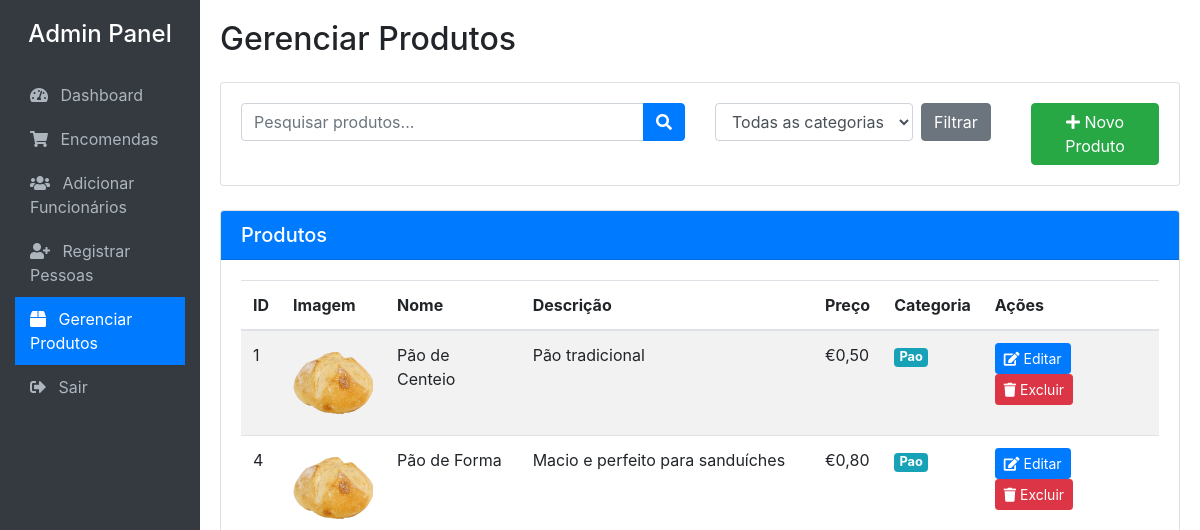
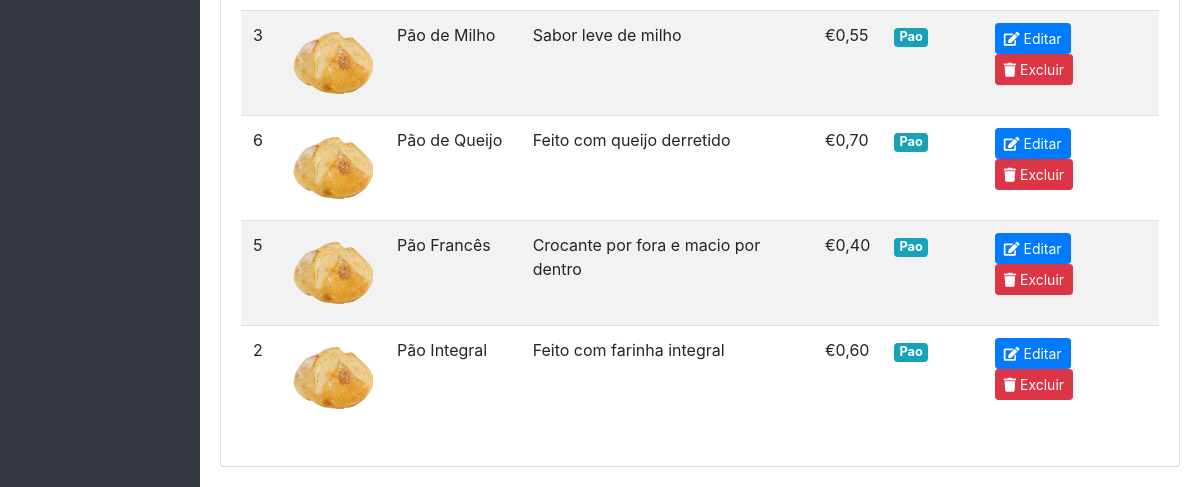
The app's page /admin/produtosg.php (signed in), older data (2 pictures, top to bottom).
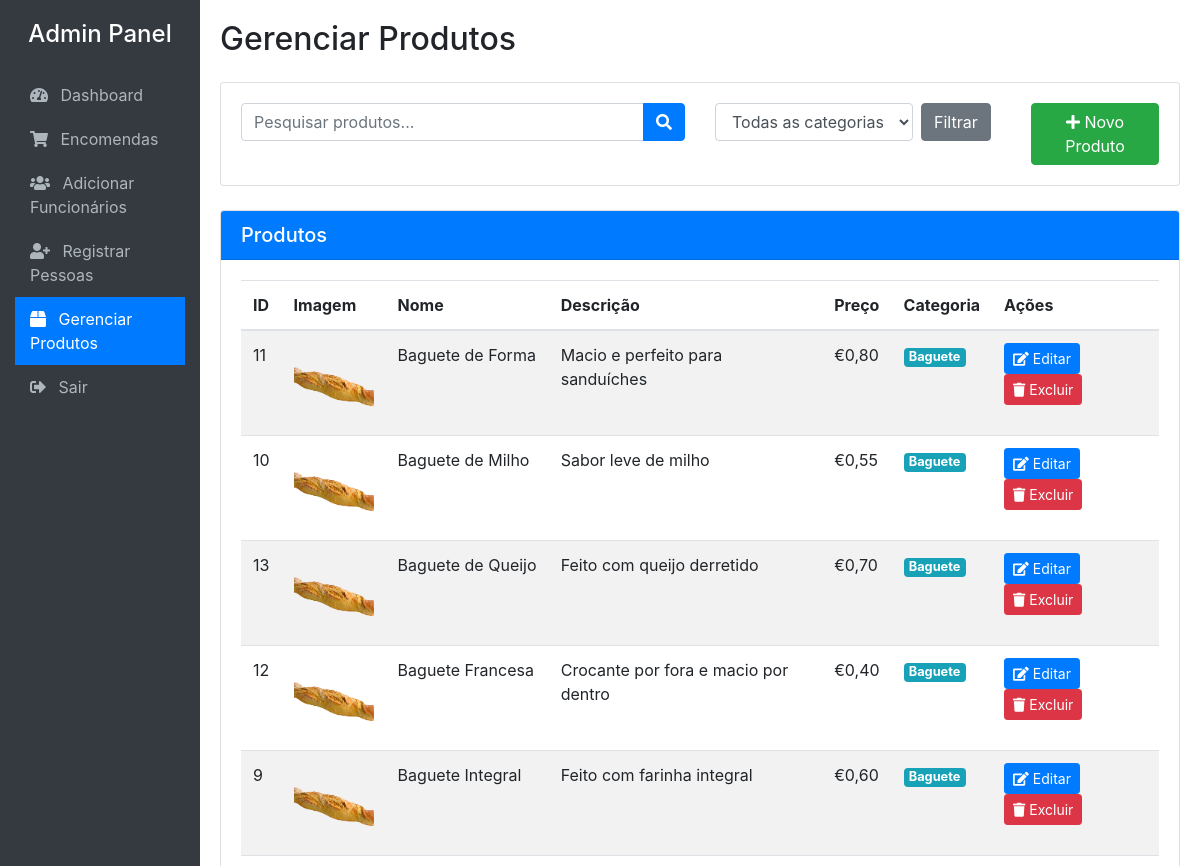
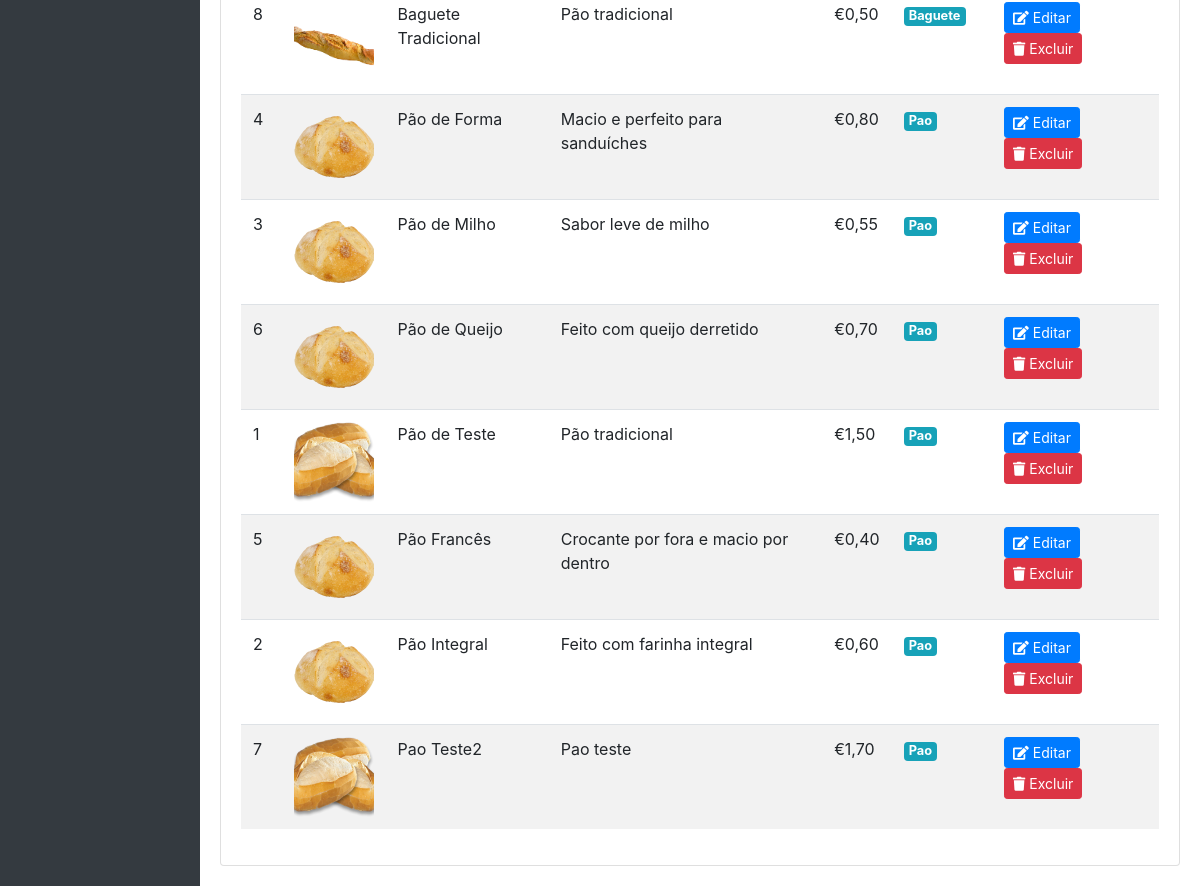
The same page, newer data (2 pictures, top to bottom).
### tables this page shows
CREATE TABLE IF NOT EXISTS `produtos` (
  `id` int(11) NOT NULL AUTO_INCREMENT,
  `nome` varchar(100) NOT NULL,
  `descricao` text DEFAULT NULL,
  `preco` decimal(10,2) NOT NULL,
  `imagem` varchar(255) DEFAULT NULL,
  `categoria` varchar(50) DEFAULT NULL,
  PRIMARY KEY (`id`)
);

### admin/produtosg.php (the view, shortened to what this page needs)
<?php
require_once 'config.php';
$search = '';
$categoria_filtro = '';
$sql = "SELECT * FROM produtos WHERE 1=1";
$sql .= " ORDER BY categoria, nome";
$stmt = $conn->prepare($sql);
$stmt->execute();
$result = $stmt->get_result();
$produtos = $result->fetch_all(MYSQLI_ASSOC);
?>
<!DOCTYPE html>
<html lang="pt">
<head>
    <link rel="stylesheet" href="https://stackpath.bootstrapcdn.com/bootstrap/4.5.2/css/bootstrap.min.css">
    <link rel="stylesheet" href="https://cdnjs.cloudflare.com/ajax/libs/font-awesome/5.15.1/css/all.min.css">
</head>
<body>
    <div class="container-fluid">
        <div class="row">
            <div class="col-md-2 sidebar">
                <h4 class="text-center mb-4">Admin Panel</h4>
                <a href="dashboard.php"><i class="fas fa-tachometer-alt mr-2"></i> Dashboard</a>
                <a href="encomendas.php"><i class="fas fa-shopping-cart mr-2"></i> Encomendas</a>
                <a href="funcionarios.php"><i class="fas fa-users mr-2"></i> Adicionar Funcionários</a>
                <a href="registrar.php"><i class="fas fa-user-plus mr-2"></i> Registrar Pessoas</a>
                <a href="produtosg.php" class="active"><i class="fas fa-box mr-2"></i> Gerenciar Produtos</a>
                <a href="logout.php"><i class="fas fa-sign-out-alt mr-2"></i> Sair</a>
            </div>
            <div class="col-md-10 content">
                <h2 class="mb-4">Gerenciar Produtos</h2>
                <div class="card mb-4">
                    <div class="card-body">
                        <div class="row">
                            <div class="col-md-6">
                                <form method="get" action="produtosg.php" class="form-inline">
                                    <div class="input-group w-100">
                                        <input type="text" class="form-control" placeholder="Pesquisar produtos..." name="search" value="<?php echo htmlspecialchars($search); ?>">
                                        <div class="input-group-append">
                                            <button class="btn btn-primary" type="submit"><i class="fas fa-search"></i></button>
                                        </div>
                                    </div>
                                </form>
                            </div>
                            <div class="col-md-4">
                                <form method="get" action="produtosg.php" class="form-inline">
                                    <select name="categoria" class="form-control mr-2">
                                        <option value="">Todas as categorias</option>
                                    </select>
                                    <button type="submit" class="btn btn-secondary">Filtrar</button>
                                </form>
                            </div>
                            <div class="col-md-2 text-right">
                                <button type="button" class="btn btn-success" data-toggle="modal" data-target="#addProdutoModal">
                                    <i class="fas fa-plus"></i> Novo Produto
                                </button>
                            </div>
                        </div>
                    </div>
                </div>
                <div class="card">
                    <div class="card-header bg-primary text-white">
                        <h5 class="mb-0">Produtos</h5>
                    </div>
                    <div class="card-body">
                        <?php if (count($produtos) > 0): ?>
                            <div class="table-responsive">
                                <table class="table table-striped">
                                    <thead>
                                        <tr>
                                            <th>ID</th>
                                            <th>Imagem</th>
                                            <th>Nome</th>
                                            <th>Descrição</th>
                                            <th>Preço</th>
                                            <th>Categoria</th>
                                            <th>Ações</th>
                                        </tr>
                                    </thead>
                                    <tbody>
                                        <?php foreach ($produtos as $produto): ?>
                                            <tr>
                                                <td><?php echo $produto['id']; ?></td>
                                                <td>
                                                    <img src="<?php echo $produto['imagem']; ?>" alt="<?php echo $produto['nome']; ?>" class="product-img">
                                                </td>
                                                <td><?php echo $produto['nome']; ?></td>
                                                <td><?php echo substr($produto['descricao'], 0, 50) . (strlen($produto['descricao']) > 50 ? '...' : ''); ?></td>
                                                <td>€<?php echo number_format($produto['preco'], 2, ',', '.'); ?></td>
                                                <td>
                                                    <span class="badge badge-info categoria-badge">
                                                        <?php echo ucfirst($produto['categoria']); ?>
                                                    </span>
                                                </td>
                                                <td>
                                                    <button type="button" class="btn btn-sm btn-primary"
                                                            data-toggle="modal"
                                                            data-target="#editProdutoModal"
                                                            data-id="<?php echo $produto['id']; ?>"
                                                            data-nome="<?php echo $produto['nome']; ?>"
                                                            data-descricao="<?php echo $produto['descricao']; ?>"
                                                            data-preco="<?php echo $produto['preco']; ?>"
                                                            data-categoria="<?php echo $produto['categoria']; ?>"
                                                            data-imagem="<?php echo $produto['imagem']; ?>">
                                                        <i class="fas fa-edit"></i> Editar
                                                    </button>
                                                    <button type="button" class="btn btn-sm btn-danger"
                                                            data-toggle="modal"
                                                            data-target="#deleteProdutoModal"
                                                            data-id="<?php echo $produto['id']; ?>"
                                                            data-nome="<?php echo $produto['nome']; ?>">
                                                        <i class="fas fa-trash"></i> Excluir
                                                    </button>
                                                </td>
                                            </tr>
                                        <?php endforeach; ?>
                                    </tbody>
                                </table>
                            </div>
                        <?php else: ?>
                            <div class="alert alert-info">
                                Nenhum produto encontrado. <?php if (!empty($search) || !empty($categoria_filtro)): ?>Tente ajustar os filtros de pesquisa.<?php endif; ?>
                            </div>
                        <?php endif; ?>
                    </div>
                </div>
            </div>
        </div>
    </div>
</body>
</html>

### admin/produtosg.php (style rules this page uses)
.sidebar { min-height: 100vh; background-color: #343a40; color: white; padding-top: 20px; }
.sidebar a { color: #adb5bd; padding: 10px 15px; display: block; text-decoration: none; }
.sidebar a.active { color: white; background-color: #007bff; }
.content { padding: 20px; }
.product-img { width: 80px; height: 80px; object-fit: cover; }
.categoria-badge { font-size: 0.8rem; }

Row changes from the older to the newer data that the page shows:
added produtos: id "11", imagem (picture), nome "Baguete de Forma", descricao "Macio e perfeito para sanduíches", preco "0,80", categoria "Baguete"
added produtos: id "10", imagem (picture), nome "Baguete de Milho", descricao "Sabor leve de milho", preco "0,55", categoria "Baguete"
added produtos: id "13", imagem (picture), nome "Baguete de Queijo", descricao "Feito com queijo derretido", preco "0,70", categoria "Baguete"
added produtos: id "12", imagem (picture), nome "Baguete Francesa", descricao "Crocante por fora e macio por dentro", preco "0,40", categoria "Baguete"
added produtos: id "9", imagem (picture), nome "Baguete Integral", descricao "Feito com farinha integral", preco "0,60", categoria "Baguete"
added produtos: id "8", imagem (picture), nome "Baguete Tradicional", descricao "Pão tradicional", preco "0,50", categoria "Baguete"
changed produtos id 1: imagem: a different picture; nome "Pão de Centeio" → "Pão de Teste"; preco "0,50" → "1,50"; moves down the list
added produtos: id "7", imagem (picture), nome "Pao Teste2", descricao "Pao teste", preco "1,70", categoria "Pao"
